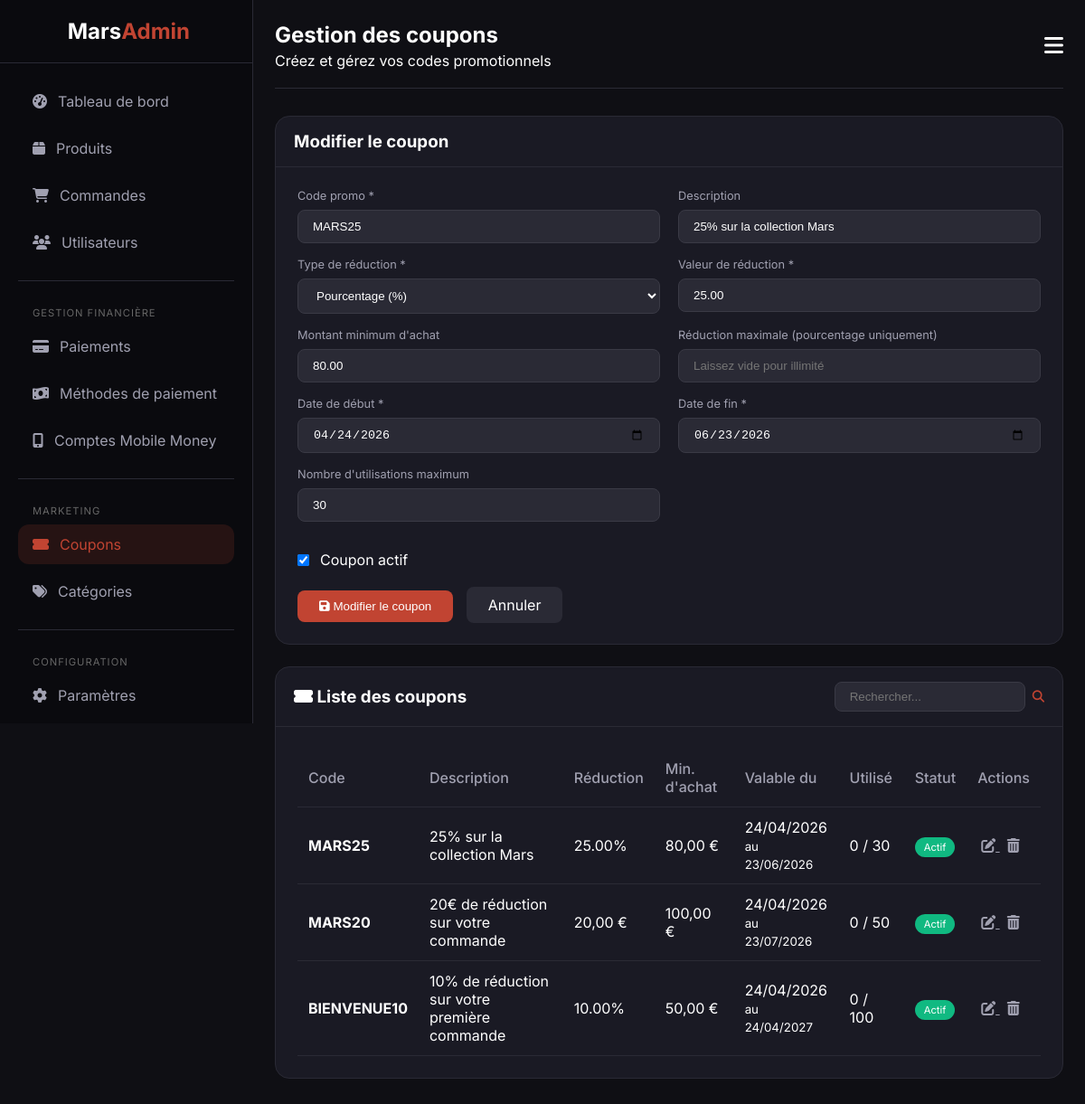
Screenshot of /admin/coupons.php?edit=3 (signed in) with the database file from the repository.
### tables this page shows
CREATE TABLE coupons (
    id INT AUTO_INCREMENT PRIMARY KEY,
    code VARCHAR(50) UNIQUE NOT NULL,
    description VARCHAR(255),
    discount_type ENUM('percentage', 'fixed') DEFAULT 'percentage',
    discount_value DECIMAL(10,2) NOT NULL,
    min_order_amount DECIMAL(10,2) DEFAULT 0,
    max_discount DECIMAL(10,2) DEFAULT NULL,
    valid_from DATE NOT NULL,
    valid_to DATE NOT NULL,
    usage_limit INT DEFAULT 1,
    used_count INT DEFAULT 0,
    per_user_limit INT DEFAULT 1,
    is_active BOOLEAN DEFAULT TRUE,
    created_at TIMESTAMP DEFAULT CURRENT_TIMESTAMP,
    INDEX idx_code (code),
    INDEX idx_valid (valid_from, valid_to),
    INDEX idx_active (is_active)
);

### includes/functions.php (called while the page is built, shortened)
<?php
function formatPrice(float $price): string {
    return number_format($price, 2, ',', ' ') . ' €';
}
function clean(?string $string): string {
    return htmlspecialchars($string ?? '', ENT_QUOTES, 'UTF-8');
}

### admin/coupons.php (the view, shortened to what this page needs)
<?php
require_once '../includes/functions.php';
$conn = getConnection();
$search = isset($_GET['search']) ? clean($_GET['search']) : '';
$sql = "SELECT * FROM coupons WHERE 1=1";
$sql .= " ORDER BY id DESC";
$stmt = $conn->prepare($sql);
if ($search) {
    $search_param = "%$search%";
    $stmt->execute([$search_param, $search_param]);
} else {
    $stmt->execute();
}
$coupons = $stmt->fetchAll();
$edit_coupon = null;
if (isset($_GET['edit']) && is_numeric($_GET['edit'])) {
    $stmt = $conn->prepare("SELECT * FROM coupons WHERE id = ?");
    $stmt->execute([(int)$_GET['edit']]);
    $edit_coupon = $stmt->fetch();
}
?>
<!DOCTYPE html>
<html lang="fr">
<head>
    <link rel="stylesheet" href="https://cdnjs.cloudflare.com/ajax/libs/font-awesome/6.4.0/css/all.min.css">
</head>
<body>
<div class="admin-wrapper">
    <?php include 'includes/sidebar.php'; ?>
    <main class="admin-main">
        <div class="admin-header">
            <div class="page-title">
                <h1>Gestion des coupons</h1>
                <p>Créez et gérez vos codes promotionnels</p>
            </div>
            <div class="admin-user">
                <button class="mobile-toggle" id="mobileToggle" style="background:none;border:none;color:white;font-size:1.5rem;cursor:pointer;">
                    <i class="fas fa-bars"></i>
                </button>
            </div>
        </div>
        <div class="card">
            <div class="card-header">
                <h3><?php echo $edit_coupon ? 'Modifier le coupon' : 'Ajouter un coupon'; ?></h3>
            </div>
            <div class="card-body">
                <form method="POST">
                    <div class="form-row">
                        <div class="form-group">
                            <label>Code promo *</label>
                            <input type="text" name="code" required value="<?php echo $edit_coupon['code'] ?? ''; ?>" placeholder="EX: BIENVENUE10">
                        </div>
                        <div class="form-group">
                            <label>Description</label>
                            <input type="text" name="description" value="<?php echo $edit_coupon['description'] ?? ''; ?>" placeholder="Description du coupon">
                        </div>
                    </div>
                    <div class="form-row">
                        <div class="form-group">
                            <label>Type de réduction *</label>
                            <select name="discount_type" required>
                                <option value="percentage" <?php echo ($edit_coupon['discount_type'] ?? '') == 'percentage' ? 'selected' : ''; ?>>Pourcentage (%)</option>
                            </select>
                        </div>
                        <div class="form-group">
                            <label>Valeur de réduction *</label>
                            <input type="number" step="0.01" name="discount_value" required value="<?php echo $edit_coupon['discount_value'] ?? ''; ?>">
                        </div>
                    </div>
                    <div class="form-row">
                        <div class="form-group">
                            <label>Montant minimum d'achat</label>
                            <input type="number" step="0.01" name="min_order_amount" value="<?php echo $edit_coupon['min_order_amount'] ?? 0; ?>">
                        </div>
                        <div class="form-group">
                            <label>Réduction maximale (pourcentage uniquement)</label>
                            <input type="number" step="0.01" name="max_discount" value="<?php echo $edit_coupon['max_discount'] ?? ''; ?>" placeholder="Laissez vide pour illimité">
                        </div>
                    </div>
                    <div class="form-row">
                        <div class="form-group">
                            <label>Date de début *</label>
                            <input type="date" name="valid_from" required value="<?php echo $edit_coupon['valid_from'] ?? date('Y-m-d'); ?>">
                        </div>
                        <div class="form-group">
                            <label>Date de fin *</label>
                            <input type="date" name="valid_to" required value="<?php echo $edit_coupon['valid_to'] ?? date('Y-m-d', strtotime('+30 days')); ?>">
                        </div>
                    </div>
                    <div class="form-row">
                        <div class="form-group">
                            <label>Nombre d'utilisations maximum</label>
                            <input type="number" name="usage_limit" value="<?php echo $edit_coupon['usage_limit'] ?? 100; ?>">
                        </div>
                    </div>
                    <div class="checkbox-group">
                        <input type="checkbox" name="is_active" id="is_active" value="1" <?php echo ($edit_coupon['is_active'] ?? 1) ? 'checked' : ''; ?>>
                        <label for="is_active">Coupon actif</label>
                    </div>
                    <div style="margin-top: 24px;">
                        <button type="submit" class="btn-submit">
                            <i class="fas fa-save"></i> <?php echo $edit_coupon ? 'Modifier' : 'Ajouter'; ?> le coupon
                        </button>
                        <?php if($edit_coupon): ?>
                        <a href="coupons.php" class="btn-submit" style="background: #2a2a35; text-decoration: none; margin-left: 10px;">Annuler</a>
                        <?php endif; ?>
                    </div>
                </form>
            </div>
        </div>
        <div class="card">
            <div class="card-header">
                <h3><i class="fas fa-ticket-alt"></i> Liste des coupons</h3>
                <form method="GET" class="search-form">
                    <input type="text" name="search" class="search-input" placeholder="Rechercher..." value="<?php echo clean($search); ?>">
                    <button type="submit" style="background:none;border:none;color:#c14432;"><i class="fas fa-search"></i></button>
                </form>
            </div>
            <div class="card-body">
                <?php if(count($coupons) > 0): ?>
                <table>
                    <thead>
                        <tr>
                            <th>Code</th>
                            <th>Description</th>
                            <th>Réduction</th>
                            <th>Min. d'achat</th>
                            <th>Valable du</th>
                            <th>Utilisé</th>
                            <th>Statut</th>
                            <th>Actions</th>
                        </tr>
                    </thead>
                    <tbody>
                        <?php foreach($coupons as $coupon): ?>
                        <tr>
                            <td><strong><?php echo $coupon['code']; ?></strong></td>
                            <td><?php echo clean($coupon['description']); ?></td>
                            <td>
                                <?php if($coupon['discount_type'] == 'percentage'): ?>
                                <?php echo $coupon['discount_value']; ?>%
                                <?php else: ?>
                                <?php echo formatPrice($coupon['discount_value']); ?>
                                <?php endif; ?>
                            </td>
                            <td><?php echo $coupon['min_order_amount'] > 0 ? formatPrice($coupon['min_order_amount']) : 'Aucun'; ?></td>
                            <td><?php echo date('d/m/Y', strtotime($coupon['valid_from'])); ?> <br>
                            <small>au <?php echo date('d/m/Y', strtotime($coupon['valid_to'])); ?></small>
                            </td>
                            <td><?php echo $coupon['used_count']; ?> / <?php echo $coupon['usage_limit']; ?></td>
                            <td>
                                <?php if($coupon['is_active'] && strtotime($coupon['valid_to']) >= time()): ?>
                                <span class="badge-active">Actif</span>
                                <?php else: ?>
                                <span class="badge-inactive">Inactif</span>
                                <?php endif; ?>
                            </td>
                            <td>
                                <a href="?edit=<?php echo $coupon['id']; ?>" class="btn-icon" title="Modifier">
                                    <i class="fas fa-edit"></i>
                                </a>
                                <a href="?delete=<?php echo $coupon['id']; ?>" class="btn-icon" onclick="return confirm('Supprimer ce coupon ?')" title="Supprimer">
                                    <i class="fas fa-trash-alt"></i>
                                </a>
                            </td>
                        </tr>
                        <?php endforeach; ?>
                    </tbody>
                </table>
                <?php endif; ?>
            </div>
        </div>
    </main>
</div>
</body>
</html>

### admin/coupons.php (style rules this page uses)
* { margin: 0; padding: 0; box-sizing: border-box; }
body { font-family: 'Inter', sans-serif; background: #0f0f14; color: #ffffff; }
.admin-wrapper { display: flex; min-height: 100vh; }
.admin-main { flex: 1; margin-left: 280px; padding: 24px; }
.admin-header { display: flex; justify-content: space-between; align-items: center; margin-bottom: 30px; padding-bottom: 20px; border-bottom: 1px solid #2a2a35; }
.page-title h1 { font-size: 1.5rem; margin-bottom: 4px; }
.card { background: #1a1a24; border: 1px solid #2a2a35; border-radius: 16px; overflow: hidden; margin-bottom: 24px; }
.card-header { padding: 16px 20px; border-bottom: 1px solid #2a2a35; display: flex; justify-content: space-between; align-items: center; flex-wrap: wrap; gap: 16px; }
.card-body { padding: 24px; }
.form-row { display: grid; grid-template-columns: 1fr 1fr; gap: 20px; }
.form-group { margin-bottom: 16px; }
.form-group label { display: block; margin-bottom: 8px; font-size: 0.8rem; color: #a0a0b0; }
.form-group input, .form-group select, .form-group textarea { width: 100%; padding: 10px 16px; background: #2a2a35; border: 1px solid #3a3a45; border-radius: 8px; color: white; }
.checkbox-group { display: flex; align-items: center; gap: 12px; margin-top: 16px; }
.btn-submit { background: #c14432; color: white; padding: 10px 24px; border: none; border-radius: 8px; cursor: pointer; }
table { width: 100%; border-collapse: collapse; }
th, td { padding: 12px; text-align: left; border-bottom: 1px solid #2a2a35; }
th { color: #a0a0b0; font-weight: 500; }
.badge-active { background: #10b981; padding: 4px 10px; border-radius: 20px; font-size: 0.7rem; }
.btn-icon { background: none; border: none; color: #a0a0b0; cursor: pointer; margin: 0 4px; }
.search-form { display: flex; gap: 8px; }
.search-input { padding: 8px 16px; background: #2a2a35; border: 1px solid #3a3a45; border-radius: 8px; color: white; }

### rows the page displays
coupons: code "MARS25", description "25% sur la collection Mars", discount_type "Pourcentage (%)", discount_value "25.00", min_order_amount "80.00", valid_from "04/24/2026", valid_to "06/23/2026", usage_limit "30", is_active "☑", min_order_amount "80,00 €", valid_from "24/04/2026", valid_to "23/06/2026", used_count "0", shows "Actif"
coupons: code "MARS20", description "20€ de réduction sur votre commande", discount_value "20,00 €", min_order_amount "100,00 €", valid_from "24/04/2026", valid_to "23/07/2026", used_count "0", usage_limit "50", is_active "Actif"
coupons: code "BIENVENUE10", description "10% de réduction sur votre première commande", discount_value "10.00", min_order_amount "50,00 €", valid_from "24/04/2026", valid_to "24/04/2027", used_count "0", usage_limit "100", is_active "Actif"
